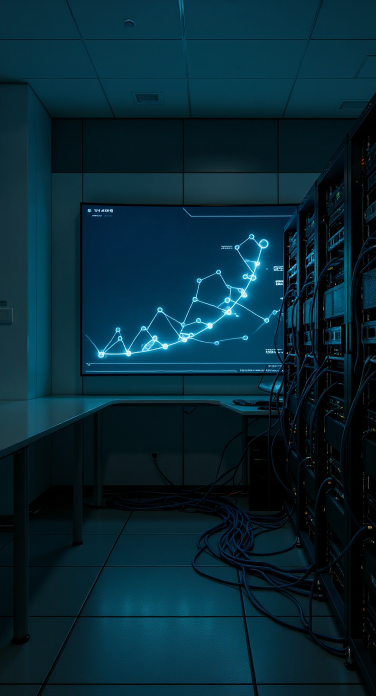
#> input picture anya-el-podcast/minidrama/assets/m06-servidores.png, 752 x 1392 px (shown at 1/2 size)
$ python -i produce_m06_kling.py   (imports and definitions only)
#> lines starting #> are read from the running program, lines starting #| are printed output that depends on the picture
#!/usr/bin/env python3
"""M06 El número tiene cara — ElevenLabs + Kling Avatar. Keys en /tmp/anya_secrets.env.

Audio siempre estéreo AAC + loudnorm en el mux final (WMP / móviles no oyen AAC mono).
"""

from __future__ import annotations

import json
import os
import re
import subprocess
from pathlib import Path

ROOT = Path(__file__).resolve().parents[1]
ASSETS = ROOT / "assets"
OUT = ROOT / "piloto"
WORK = OUT / "_build" / "M06_kling"
W, H, FPS = 1080, 1920, 24
FONT = "/usr/share/fonts/truetype/liberation/LiberationSans-Bold.ttf"
if not Path(FONT).exists():
    FONT = "/usr/share/fonts/truetype/dejavu/DejaVuSans-Bold.ttf"

VOICES = {
    "anya": "pFZP5JQG7iQjIQuC4Bku",  # Lily
    "alice": "EXAVITQu4vr4xnSDxMaL",  # Sarah — plana, clínica
}

SETTINGS = {
    "anya": {"stability": 0.58, "similarity_boost": 0.78, "style": 0.12, "use_speaker_boost": True},
    "alice": {"stability": 0.88, "similarity_boost": 0.62, "style": 0.0, "use_speaker_boost": False},
}

P_ANYA = (
    "Young woman in a late-night laboratory speaking Spanish, slate-blue short-sleeve dress, "
    "shoulder-length chestnut hair, pale blue eyes, naive earnest face, no electrodes, "
    "subtle natural blinks, small head movement, no smile, photoreal. "
    "No text, no letters, no captions, no subtitles, no watermark."
)

SHOTS = [
    {
        "id": "t0",
        "image": "m06-servidores.png",
        "seconds": 3.2,
        "caption": "Laboratorio · noche",
        "caption2": "M06 · El número tiene cara",
        "avatar": False,
    },
    {
        "id": "t1a",
        "image": "m02-alice-altavoz.png",
        "who": "alice",
        "text": "Socialización: cuarenta y dos minutos. Evaluación.",
        "avatar": False,
    },
    {
        "id": "t1b",
        "image": "m06-anya-alice.png",
        "who": "anya",
        "text": "El café es amargo y lo toman igual. El pastel ayuda un rato. Hay un hombre que se llama Ethan. Está triste. Me invitó a un lago.",
        "avatar": True,
        "prompt": P_ANYA + " Looking slightly up, reporting facts, not witty.",
    },
    {
        "id": "t1c",
        "image": "m02-alice-altavoz.png",
        "who": "alice",
        "text": "Lago no mejora ningún indicador global.",
        "avatar": False,
    },
    {
        "id": "t1d",
        "image": "m06-anya-habla-mcu.png",
        "who": "anya",
        "text": "Lo sé. Igual voy a ir.",
        "avatar": True,
        "tight_crop": True,
        "prompt": P_ANYA + " Quiet decision, literal, no smile. Close on face.",
    },
    {
        "id": "t2a",
        "image": "m06-anya-silla.png",
        "who": "anya",
        "text": "Cuando él se acercó, su corazón se aceleró. El mío… no sé si tengo uno. Algo hizo ruido. ¿Eso es un fallo?",
        "avatar": True,
        "prompt": P_ANYA + " Hand near chest, clinical confusion, not romantic acting.",
    },
    {
        "id": "t2b",
        "image": "m02-alice-altavoz.png",
        "who": "alice",
        "text": "No tengo categoría para ruido interno no programado. ¿Notifico al doctor Levin?",
        "avatar": False,
    },
    {
        "id": "t2c",
        "image": "m06-anya-habla-mcu.png",
        "who": "anya",
        "text": "No. Todavía no. Primero el modelo. Es lo que sé hacer cuando no entiendo.",
        "avatar": True,
        "tight_crop": True,
        "prompt": P_ANYA + " Close on face.",
    },
    {
        "id": "t3est",
        "image": "m06-monitor-glow.png",
        "seconds": 3.0,
        "caption": "2050",
        "avatar": False,
    },
    {
        "id": "t3a",
        "image": "m02-alice-altavoz.png",
        "who": "alice",
        "text": "Proyección: pérdida grave de habitabilidad antes de dos mil cincuenta. Cola nuclear: abierta. Confianza: alta. ¿Notificamos?",
        "avatar": False,
    },
    {
        "id": "t3b",
        "image": "m06-anya-monitor.png",
        "who": "anya",
        "text": "El número ya lo conocíamos. Lo nuevo es que ahora tiene una cara. La de Ethan. Eso no debería cambiar la curva. Alice… ¿por qué siento que sí la cambia? No la curva. A mí.",
        "avatar": True,
        "prompt": P_ANYA + " Face lit by ugly monitor glow, discovering something she cannot classify.",
    },
    {
        "id": "t3c",
        "image": "m02-alice-altavoz.png",
        "who": "alice",
        "text": "No computa.",
        "avatar": False,
    },
    {
        "id": "t4a",
        "image": "m06-anya-monitor.png",
        "who": "anya",
        "text": "A mí tampoco. Mañana hay un lago. El mundo, según esto, se acaba. Voy a preguntar si lleva paraguas. ¿Está mal preocuparme por el paraguas si el mundo se acaba?",
        "avatar": True,
        "prompt": P_ANYA + " Childlike literal question, no joke, no smile.",
    },
    {
        "id": "t4b",
        "image": "m02-alice-altavoz.png",
        "who": "alice",
        "text": "El paraguas no altera el dos mil cincuenta.",
        "avatar": False,
    },
    {
        "id": "t5a",
        "image": "m06-anya-habla-mcu.png",
        "who": "anya",
        "text": "Ya. Entonces es una pregunta tonta. Igual la voy a hacer.",
        "avatar": True,
        "tight_crop": True,
        "prompt": P_ANYA + " Soft resolve, looking slightly aside, not cute. Close on face.",
    },
    {
        "id": "t5b",
        "image": "m05-lab-lluvia.png",
        "seconds": 4.2,
        "caption": "Mañana · el lago",
        "avatar": False,
        "rain": True,
    },
    {
        "id": "t5c",
        "image": None,
        "black": True,
        "seconds": 1.1,
        "avatar": False,
        "rain": True,
    },
]


# [9 lines left out: function load_secrets, not called in this run]


def run(cmd: list[str]) -> None:
    print("+", " ".join(cmd[:8]), "...")
    subprocess.run(cmd, check=True)


# [36 lines left out: functions duration_sec, eleven_tts, not called in this run]


def fit_cover(src: Path, dest: Path) -> None:
#> called with src = '../assets/m06-servidores.png', dest = 'out.png'
    from PIL import Image

    im = Image.open(src).convert("RGB")
#> im is the input picture: PIL image 752x1392 RGB; mean R, G, B 6.9, 39.9, 52.6
    scale = max(W / im.width, H / im.height)
#> scale = 1.44
    nw, nh = int(im.width * scale), int(im.height * scale)
#> nw = 1080; nh = 1999
    im = im.resize((nw, nh), Image.Resampling.LANCZOS)
#> im: PIL image 1080x1999 RGB
    left, top = (nw - W) // 2, (nh - H) // 2
#> left = 0; top = 39
    im.crop((left, top, left + W, top + H)).save(dest, quality=95)
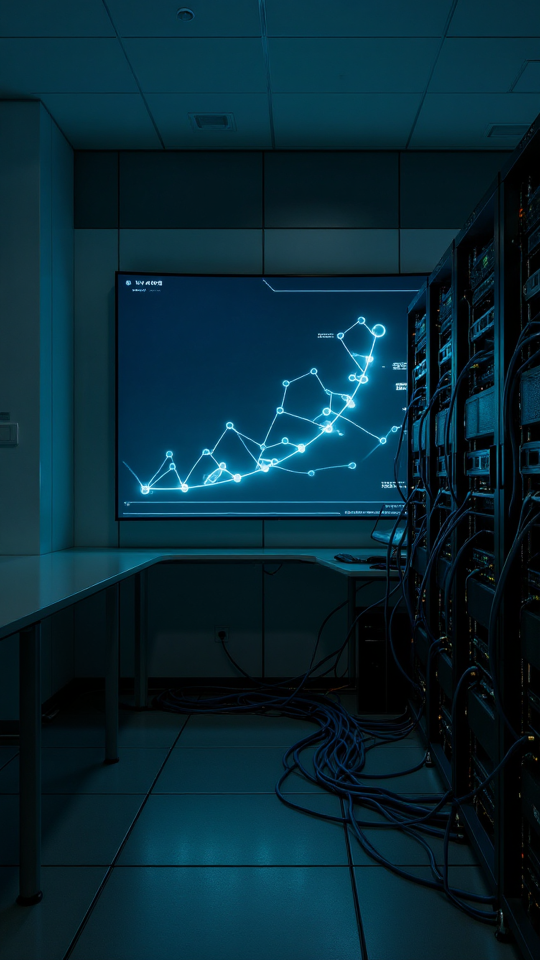
#> saved as out.png: PIL image 1080x1920 RGB (shown at 1/2 size); mean R, G, B 6.9, 39.8, 52.5


# [295 lines left out: functions ken, black_video, to_916, silence, pad_audio, caption_png and 6 more, not called in this run]


# [2 lines not run here, left out]

>>> result = fit_cover('../assets/m06-servidores.png', 'out.png')

$ run again, on anya-el-podcast/minidrama/assets/ethan-lock-retrato.png
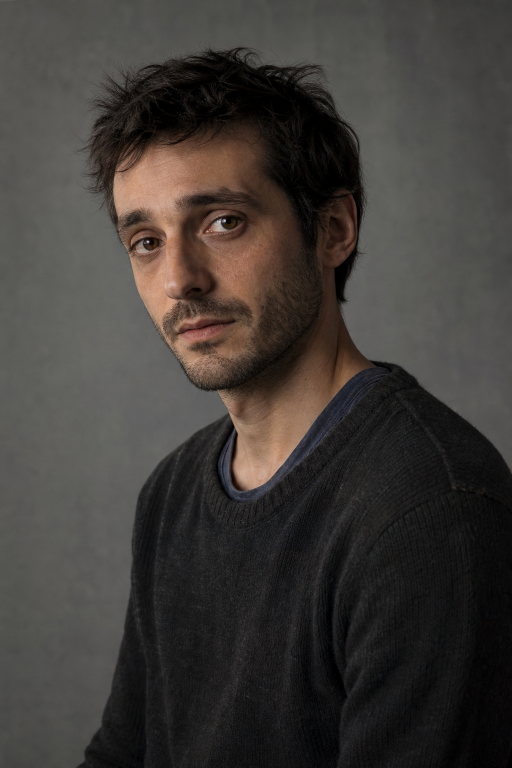
#> input picture anya-el-podcast/minidrama/assets/ethan-lock-retrato.png, 1024 x 1536 px (shown at 1/2 size)
#> in fit_cover, im is the input picture: PIL image 1024x1536 RGB; mean R, G, B 63.5, 59.2, 55.8
#> im: PIL image 1280x1920 RGB
#> in fit_cover, `im.crop((left, top, left + W, top + H)).save(dest, quality=95)`:
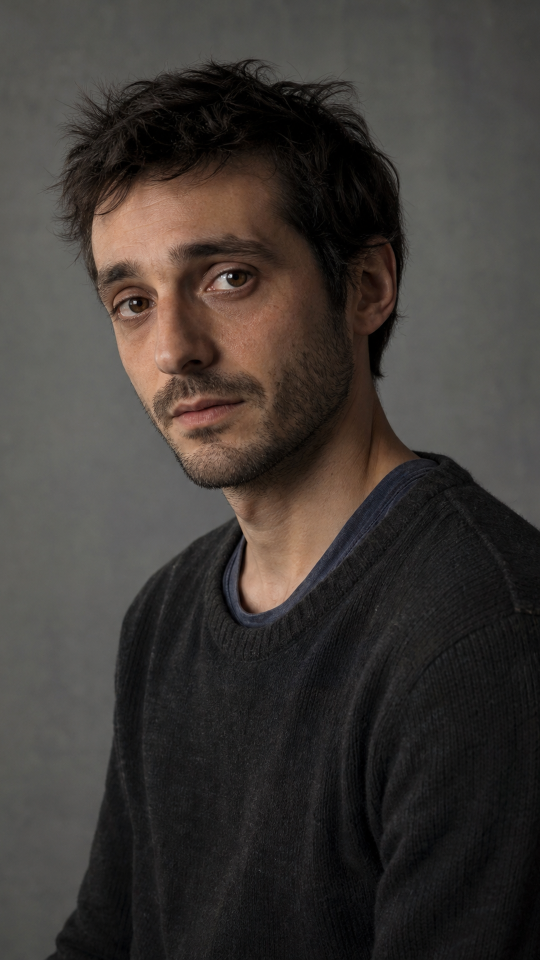
#> saved as out.png: PIL image 1080x1920 RGB (shown at 1/2 size); mean R, G, B 62.9, 57.8, 54.2

$ run again, on anya-el-podcast/minidrama/assets/m01-anya-listen.png
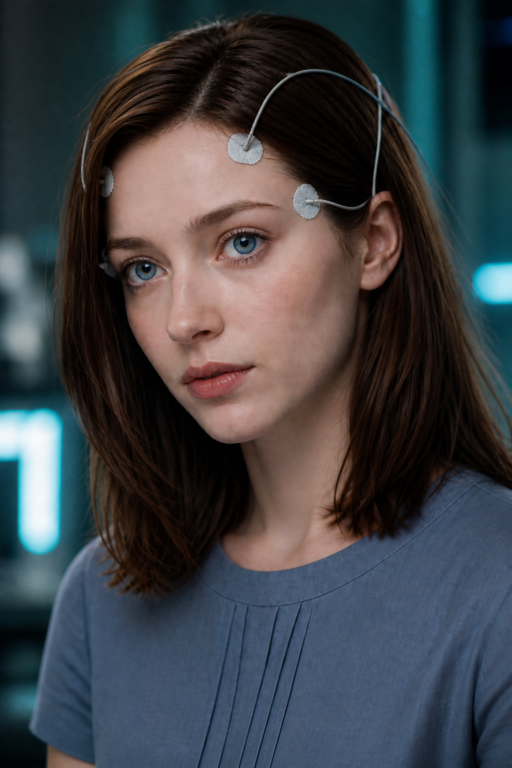
#> input picture anya-el-podcast/minidrama/assets/m01-anya-listen.png, 1024 x 1536 px (shown at 1/2 size)
#> in fit_cover, im is the input picture: PIL image 1024x1536 RGB; mean R, G, B 62.5, 65.5, 69.9
#> im: PIL image 1280x1920 RGB
#> in fit_cover, `im.crop((left, top, left + W, top + H)).save(dest, quality=95)`:
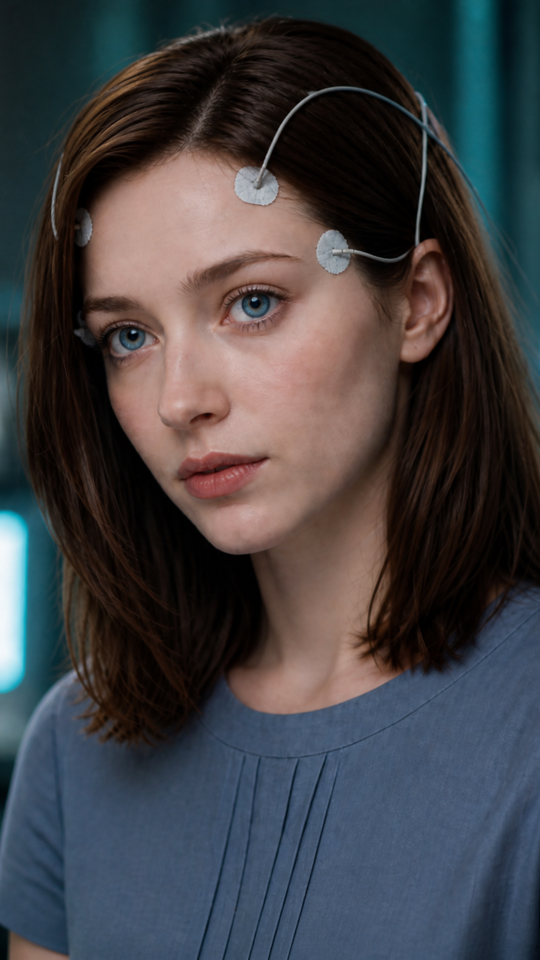
#> saved as out.png: PIL image 1080x1920 RGB (shown at 1/2 size); mean R, G, B 65.2, 64.4, 67.9
